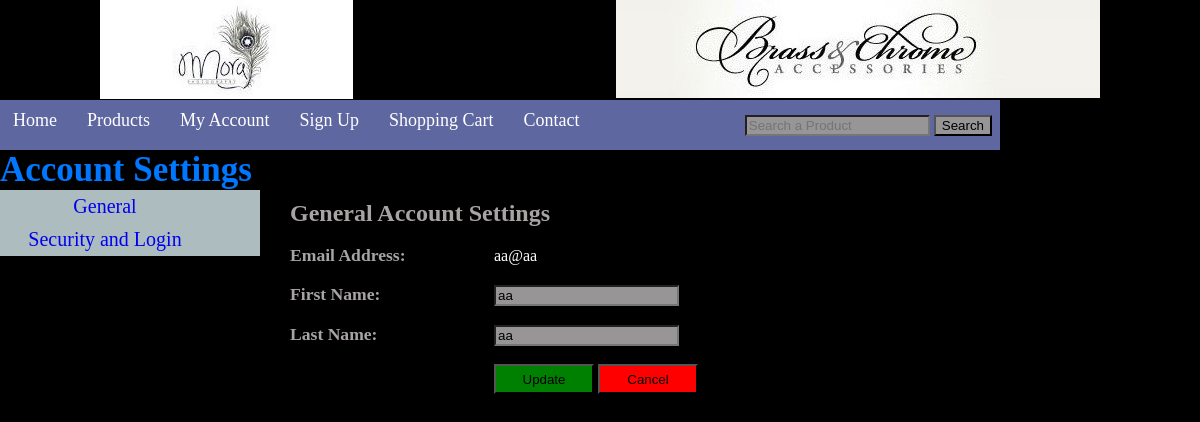
The page /customer/general.php (signed in) on the database its author committed.
### tables this page shows
CREATE TABLE `user` (
  `id` bigint(20) NOT NULL,
  `first_name` text NOT NULL,
  `last_name` text NOT NULL,
  `username` text NOT NULL,
  `email` text NOT NULL,
  `home_address` text NOT NULL,
  `phone` text NOT NULL,
  `password` text NOT NULL
);

### customer/general.php (the view, shortened to what this page needs)
<?php
include("../includ/db.php");
?>
<head>
	<link href="css/styles.css" rel="stylesheet" type="text/css">
</head>
<?php
				include("header.php")
				?>
<body>
	<div id="header">
		<h1>Account Settings</h1>
	</div>
	<div id = "content">
		<div id ="nav">
			<ul>
				<a href="general.php"><li>General</li></a>
				<a href="security_and_login.php"><li>Security and Login</li></a>
			</ul>
		</div>
		<div id = "main-content">
			<?php
	$sqla =$conn->prepare("SELECT * FROM user WHERE id=:id");
	$sqla->bindParam(':id', $id);
	$sqla->execute();
	$result= $sqla->fetchAll();
 ?>
			<form id="form1" name="form1" enctype="multipart/form-data" action="" method="POST">
				<h2>General Account Settings</h2><br>
				<label id="textbox3label" class="contact_form_label" name="textbox3label" for="email">Email Address:</label>
				<?php echo($result[0]["email"]); ?>
				<br/><br/>
			<label id="textbox1label" class="contact_form_label" name="textbox1label" for="first_name">First Name:</label>
				<input type="text" id="first_name" name="first_name" value="<?php echo($result[0]["first_name"]); ?>">
				<br/><br/>
				<label id="textbox1label" class="contact_form_label" name="textbox1label" for="last_name">Last Name:</label>
				<input type="text" id="last_name" name="last_name" value="<?php echo($result[0]["last_name"]); ?>">
				<br/><br/>
				<input type="submit" id="save" name="update_settings" value="Update">
				<input type="submit" id="cancel" name="cancel" value="Cancel">
			</form>
		</div>
	</div>
</body>

### customer/css/styles.css (style rules this page uses)
body { background-color: blue; color: white; }
h1 { color: rgb(0, 119, 255); font-size: 35px; }
div { border: 0px solid rgb(218, 139, 36); }
#main-content { padding: 10px; width: 75%; float: right; }
#nav { margin: 0px; margin-left: -50px; float: left; width: 25%; padding: 0px; }
#nav li { display: block; float: left; width: 100%; margin:0px; padding: 5px; background-color: rgb(173, 188, 190); font-size: 20px; text-align: center; }
h2, h3, p, label { color: rgb(168, 164, 164); }
.contact_form_label { display: inline-block; width: 200px; font-weight: bold; font-size: 1.1em; }
#save { background-color: green; width: 100px; height: 30px; }
#cancel { background-color: red; width: 100px; height: 30px; }
input { background-color: rgb(151, 149, 149); }

### styles/style.css (style rules this page uses)
html, body, div, span, applet, object, iframe, h1, h2, h3, h4, h5, h6, p, blockquote, pre, a, abbr, acronym, address, big, cite, code, del, dfn, em, img, ins, kbd, q, s, samp, small, strike, strong, sub, sup, tt, var, b, u, i, center, dl, dt, dd, ol, ul, li, fieldset, form, label, legend, table, caption, tbody, tfoot, thead, tr, th, td, article, aside, canvas, details, embed, figure, figcaption, footer, header, hgroup, menu, nav, output, ruby, section, summary, time, mark, audio, video { margin: 0; padding: 0; border: 0; vertical-align: baseline; }
body { background:#000; }

### rows shown on the page
user: email "aa@aa", first_name "aa", last_name "aa"
